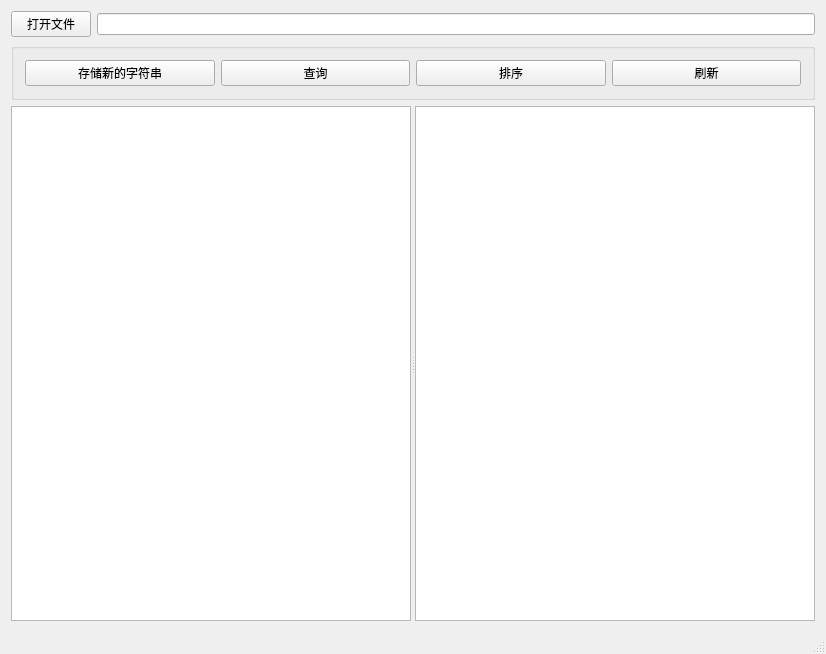
<?xml version="1.0" encoding="UTF-8"?>
<ui version="4.0">
 <class>InternationalLanguageManagerWindowClass</class>
 <widget class="QMainWindow" name="InternationalLanguageManagerWindowClass">
  <property name="geometry">
   <rect>
    <x>0</x>
    <y>0</y>
    <width>826</width>
    <height>654</height>
   </rect>
  </property>
  <property name="windowTitle">
   <string>InternationalLanguageManagerWindow</string>
  </property>
  <widget class="QWidget" name="centralWidget">
   <layout class="QVBoxLayout" name="verticalLayout" stretch="0,0,1">
    <item>
     <layout class="QHBoxLayout" name="horizontalLayout">
      <item>
       <widget class="QPushButton" name="pbtn_openFile">
        <property name="text">
         <string>打开文件</string>
        </property>
       </widget>
      </item>
      <item>
       <widget class="QLineEdit" name="lineEdit"/>
      </item>
     </layout>
    </item>
    <item>
     <widget class="QGroupBox" name="groupBox">
      <property name="title">
       <string/>
      </property>
      <layout class="QHBoxLayout" name="horizontalLayout_2">
       <item>
        <widget class="QPushButton" name="pbtn_storeNewString">
         <property name="text">
          <string>存储新的字符串</string>
         </property>
        </widget>
       </item>
       <item>
        <widget class="QPushButton" name="pbtn_searchString">
         <property name="text">
          <string>查询</string>
         </property>
        </widget>
       </item>
       <item>
        <widget class="QPushButton" name="pbtn_orderString">
         <property name="text">
          <string>排序</string>
         </property>
        </widget>
       </item>
       <item>
        <widget class="QPushButton" name="pbtn_refreshString">
         <property name="text">
          <string>刷新</string>
         </property>
        </widget>
       </item>
      </layout>
     </widget>
    </item>
    <item>
     <widget class="QSplitter" name="splitter">
      <property name="orientation">
       <enum>Qt::Horizontal</enum>
      </property>
      <widget class="QTreeView" name="treeView"/>
      <widget class="QTableView" name="tableView"/>
     </widget>
    </item>
   </layout>
  </widget>
  <widget class="QStatusBar" name="statusBar"/>
 </widget>
 <layoutdefault spacing="6" margin="11"/>
 <resources>
  <include location="InternationalLanguageManagerWindow.qrc"/>
 </resources>
 <connections/>
</ui>
